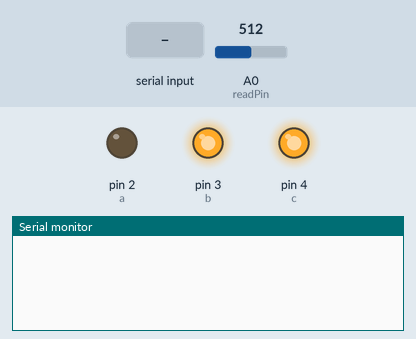
This sketch was run on a simulated Arduino Uno, built with avr-gcc and run on an emulated ATmega328P. On the bench: output pins drawn as LEDs (lit = HIGH), the last lines printed to the serial monitor. Inputs (shaded band) come from the test bench; at power-on: A0 (readPin) = 512.

Above: at 1.2 s.
1.3 s: "i" received over Serial
At 2.0 s:
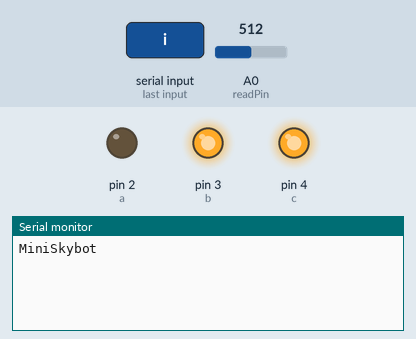
2.8 s: "m" received over Serial
At 3.2 s:
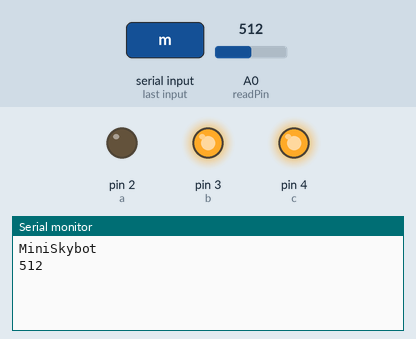

Measured:
- after the input at 1.3 s, the serial monitor: prints a new line at once (image 1)
- after the input at 2.8 s, the serial monitor: prints a new line at once (image 2)

The sketch:

SerialTest.pde
```cpp
char incomingByte;

int a = 2; // LSB multiplexer
int b = 3; //
int c = 4; // MSB multiplexer
int readPin = A0; // Select the output channel

long meanMeasure = 0;
int sensorValue = 0;  // variable to store the value coming from the sensor

void setup() {
  Serial.begin(9600);     // opens serial port, sets data rate to 9600 bps
  //Serial.println("Hi there! I'm Arduino");
   pinMode(a, OUTPUT);
   pinMode(b, OUTPUT);
   pinMode(c, OUTPUT);
   Serial.begin(9600);

   digitalWrite(a, LOW);
   digitalWrite(b, HIGH);
   digitalWrite(c, HIGH);
}

void loop() {
  if (Serial.available() > 0) {
    // read the incoming byte:
    incomingByte = Serial.read();
    switch (incomingByte){
    case 'i': // Send robot information to the computer
      {
        Serial.println("MiniSkybot");
        break;
      }
    case 'm': // Send measure of the selected sensor to the computer
      {
        meanMeasure = 0;
        for (int i = 0; i < 10; i++){
          sensorValue = analogRead(readPin);
          meanMeasure += sensorValue;
        }
      meanMeasure/= 10;
      Serial.println(meanMeasure);
      }
    }
  }
}
```
